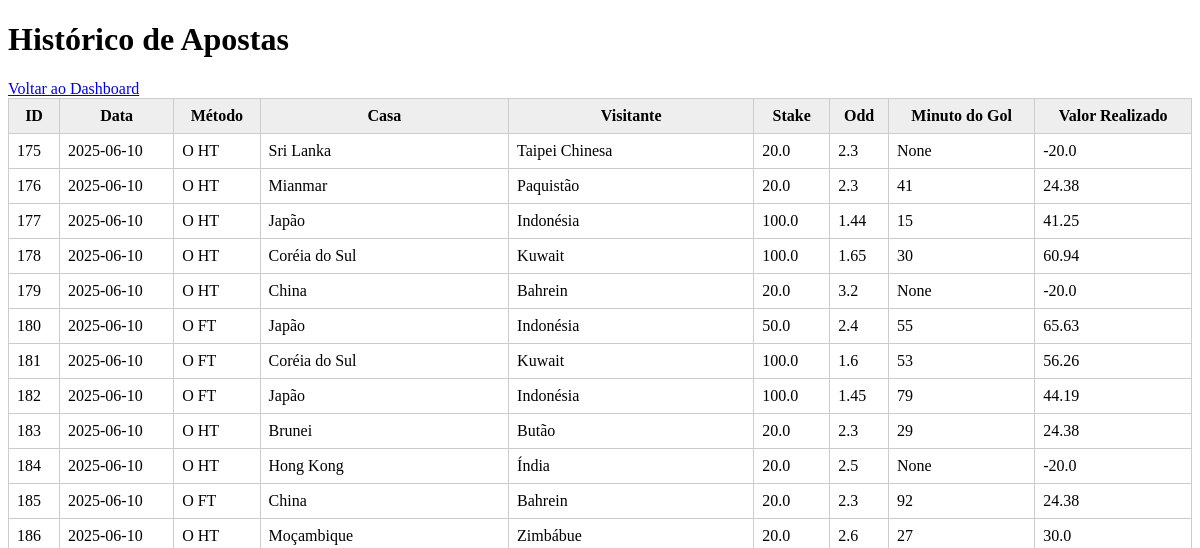
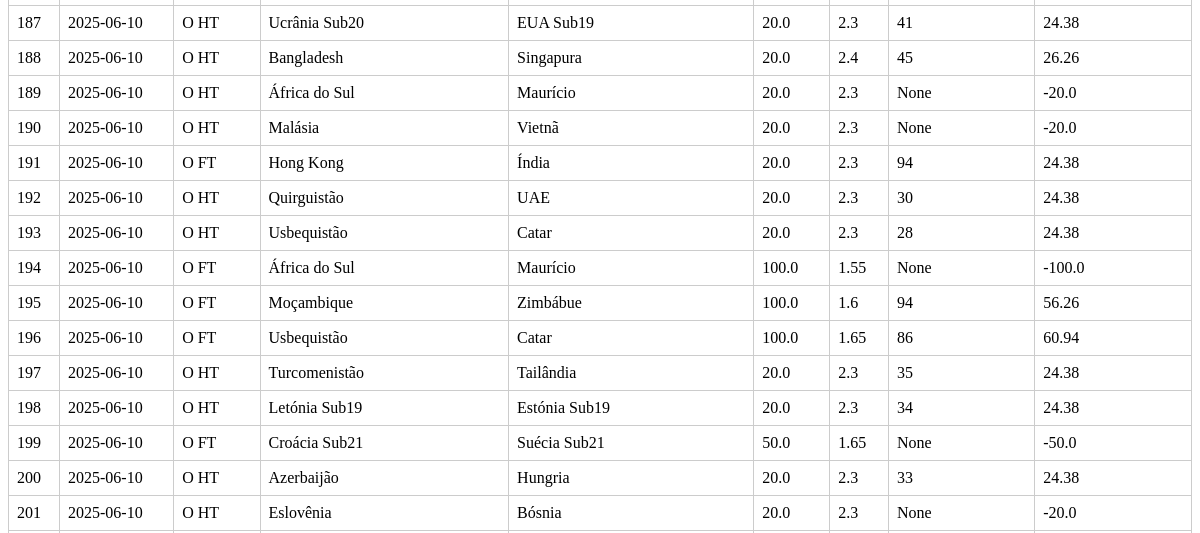
Page /historico (signed in, upper part) on the earlier database version (2 pictures, top to bottom).
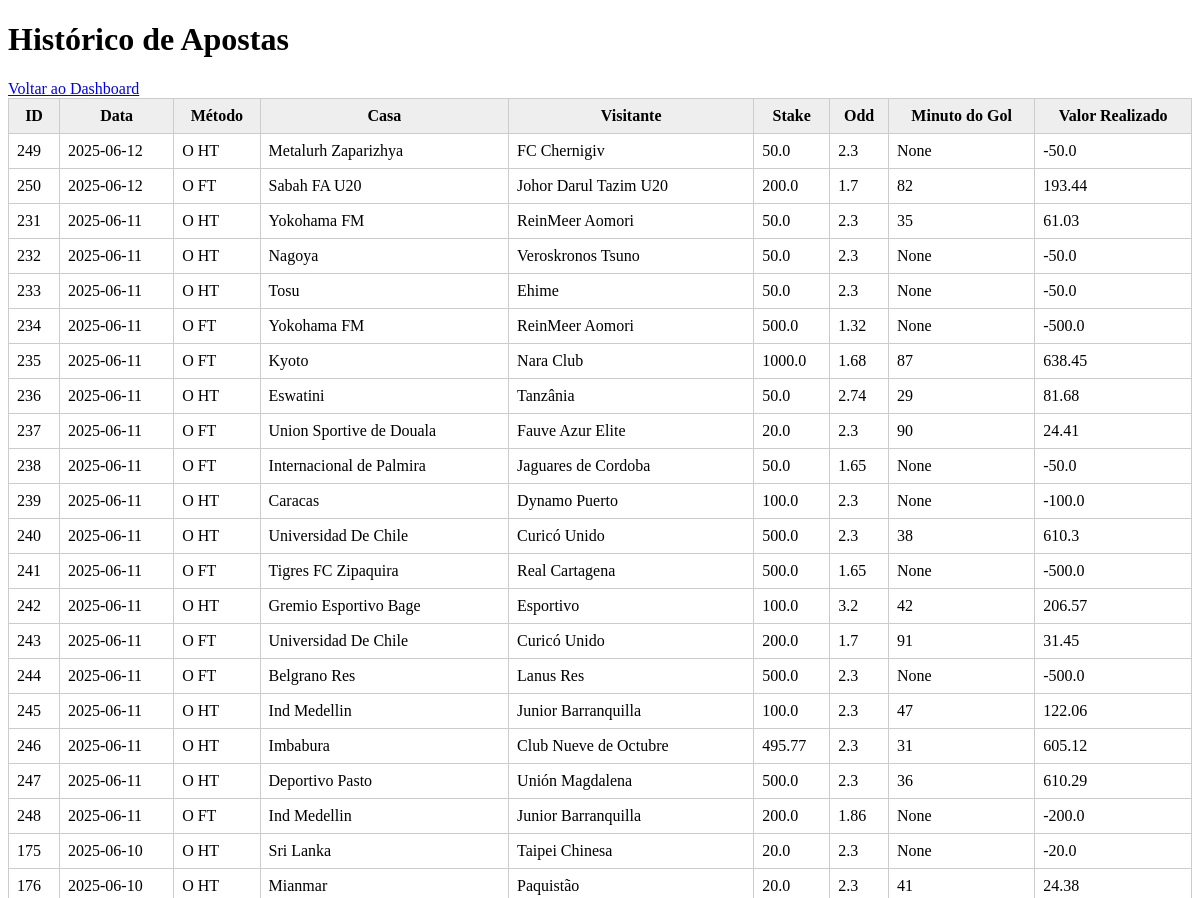
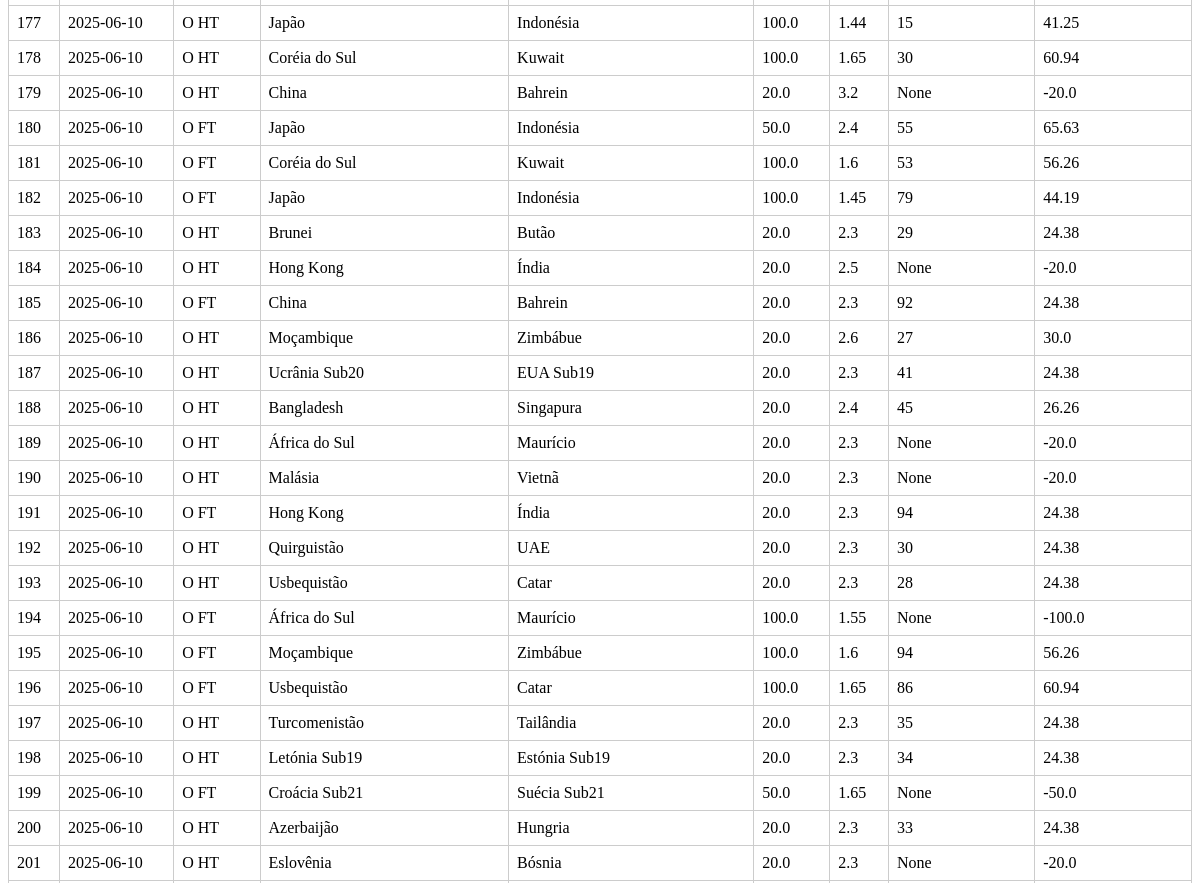
Same page on the later database version (2 pictures, top to bottom).
### tables this page shows
CREATE TABLE apostas (
            id INTEGER PRIMARY KEY AUTOINCREMENT,
            usuario_id INTEGER,
            data TEXT,
            metodo TEXT,
            casa TEXT,
            visitante TEXT,
            stake REAL,
            odd REAL,
            minuto_gol INTEGER,
            valor_realizado REAL, resultado TEXT,
            FOREIGN KEY (usuario_id) REFERENCES usuarios(id)
        );

### app.py (the view)
@app.route('/historico')
def historico():
    if 'usuario_id' not in session:
        return redirect(url_for('login'))
    usuario_id = session['usuario_id']
    conn = conectar_banco()
    cursor = conn.cursor()
    cursor.execute("""
        SELECT id, data, metodo, casa, visitante, stake, odd, minuto_gol, valor_realizado
        FROM apostas
        WHERE usuario_id = ?
        ORDER BY data DESC
    """, (usuario_id,))
    apostas = cursor.fetchall()
    conn.close()
    return render_template('historico.html', apostas=apostas)

### app.py (called while the page is built)
def conectar_banco():
    conn = sqlite3.connect('banco.db')  # Substitua pelo caminho do seu arquivo .db
    conn.row_factory = sqlite3.Row  # Para acessar as colunas pelo nome
    return conn

### templates/historico.html (shortened to what this page needs)
<!DOCTYPE html>
<html lang="pt-BR">
<head>
</head>
<body>
    <h1>Histórico de Apostas</h1>
    <a href="{{ url_for('dashboard') }}">Voltar ao Dashboard</a>
    {% if apostas %}
    <table>
        <thead>
            <tr>
                <th>ID</th>
                <th>Data</th>
                <th>Método</th>
                <th>Casa</th>
                <th>Visitante</th>
                <th>Stake</th>
                <th>Odd</th>
                <th>Minuto do Gol</th>
                <th>Valor Realizado</th>
            </tr>
        </thead>
        <tbody>
            {% for aposta in apostas %}
            <tr>
                <td>{{ aposta[0] }}</td>
                <td>{{ aposta[1] }}</td>
                <td>{{ aposta[2] }}</td>
                <td>{{ aposta[3] }}</td>
                <td>{{ aposta[4] }}</td>
                <td>{{ aposta[5] }}</td>
                <td>{{ aposta[6] }}</td>
                <td>{{ aposta[7] }}</td>
                <td>{{ aposta[8] }}</td>
            </tr>
            {% endfor %}
        </tbody>
    </table>
    {% else %}
        <p>Nenhuma aposta cadastrada.</p>
    {% endif %}
</body>
</html>

Differences in the rows shown:
added apostas: id "249", data "2025-06-12", metodo "O HT", casa "Metalurh Zaparizhya", visitante "FC Chernigiv", stake "50.0", odd "2.3", aposta "None", valor_realizado "-50.0"
added apostas: id "250", data "2025-06-12", metodo "O FT", casa "Sabah FA U20", visitante "Johor Darul Tazim U20", stake "200.0", odd "1.7", minuto_gol "82", valor_realizado "193.44"
added apostas: id "231", data "2025-06-11", metodo "O HT", casa "Yokohama FM", visitante "ReinMeer Aomori", stake "50.0", odd "2.3", minuto_gol "35", valor_realizado "61.03"
added apostas: id "232", data "2025-06-11", metodo "O HT", casa "Nagoya", visitante "Veroskronos Tsuno", stake "50.0", odd "2.3", aposta "None", valor_realizado "-50.0"
added apostas: id "233", data "2025-06-11", metodo "O HT", casa "Tosu", visitante "Ehime", stake "50.0", odd "2.3", aposta "None", valor_realizado "-50.0"
added apostas: id "234", data "2025-06-11", metodo "O FT", casa "Yokohama FM", visitante "ReinMeer Aomori", stake "500.0", odd "1.32", aposta "None", valor_realizado "-500.0"
added apostas: id "235", data "2025-06-11", metodo "O FT", casa "Kyoto", visitante "Nara Club", stake "1000.0", odd "1.68", minuto_gol "87", valor_realizado "638.45"
added apostas: id "236", data "2025-06-11", metodo "O HT", casa "Eswatini", visitante "Tanzânia", stake "50.0", odd "2.74", minuto_gol "29", valor_realizado "81.68"
added apostas: id "237", data "2025-06-11", metodo "O FT", casa "Union Sportive de Douala", visitante "Fauve Azur Elite", stake "20.0", odd "2.3", minuto_gol "90", valor_realizado "24.41"
added apostas: id "238", data "2025-06-11", metodo "O FT", casa "Internacional de Palmira", visitante "Jaguares de Cordoba", stake "50.0", odd "1.65", aposta "None", valor_realizado "-50.0"
added apostas: id "239", data "2025-06-11", metodo "O HT", casa "Caracas", visitante "Dynamo Puerto", stake "100.0", odd "2.3", aposta "None", valor_realizado "-100.0"
added apostas: id "240", data "2025-06-11", metodo "O HT", casa "Universidad De Chile", visitante "Curicó Unido", stake "500.0", odd "2.3", minuto_gol "38", valor_realizado "610.3"
added apostas: id "241", data "2025-06-11", metodo "O FT", casa "Tigres FC Zipaquira", visitante "Real Cartagena", stake "500.0", odd "1.65", aposta "None", valor_realizado "-500.0"
added apostas: id "242", data "2025-06-11", metodo "O HT", casa "Gremio Esportivo Bage", visitante "Esportivo", stake "100.0", odd "3.2", minuto_gol "42", valor_realizado "206.57"
added apostas: id "243", data "2025-06-11", metodo "O FT", casa "Universidad De Chile", visitante "Curicó Unido", stake "200.0", odd "1.7", minuto_gol "91", valor_realizado "31.45"
added apostas: id "244", data "2025-06-11", metodo "O FT", casa "Belgrano Res", visitante "Lanus Res", stake "500.0", odd "2.3", aposta "None", valor_realizado "-500.0"
added apostas: id "245", data "2025-06-11", metodo "O HT", casa "Ind Medellin", visitante "Junior Barranquilla", stake "100.0", odd "2.3", minuto_gol "47", valor_realizado "122.06"
added apostas: id "246", data "2025-06-11", metodo "O HT", casa "Imbabura", visitante "Club Nueve de Octubre", stake "495.77", odd "2.3", minuto_gol "31", valor_realizado "605.12"
added apostas: id "247", data "2025-06-11", metodo "O HT", casa "Deportivo Pasto", visitante "Unión Magdalena", stake "500.0", odd "2.3", minuto_gol "36", valor_realizado "610.29"
added apostas: id "248", data "2025-06-11", metodo "O FT", casa "Ind Medellin", visitante "Junior Barranquilla", stake "200.0", odd "1.86", aposta "None", valor_realizado "-200.0"
